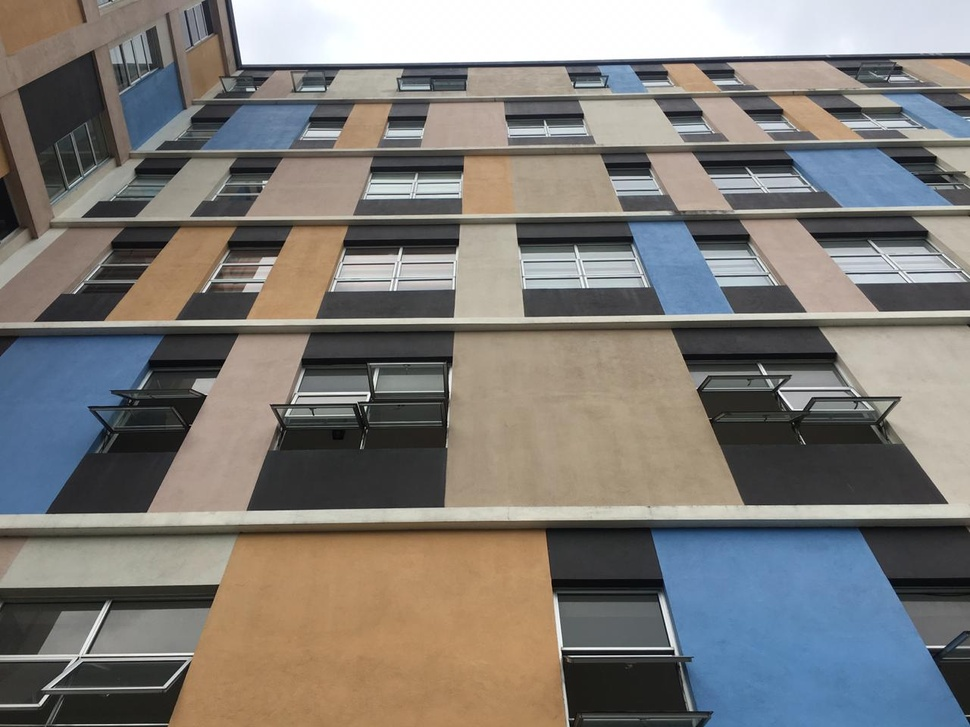
#> input picture Codes/Sample.jpg, 970 x 727 px, shrunk from 1280 x 960 before the run, found by its file name
$ jupyter execute '1.0 Convolution of an image.ipynb'   (older library calls are emulated)
#> lines starting #> are read from the running program, lines starting #| are printed output that depends on the picture
[cell 1]
import cv2

img=cv2.imread('sample.jpg')
#> img is the input picture: shape (727, 970, 3); mean B, G, R 118.8, 122.8, 125.7

from matplotlib import pyplot as plt

plt.imshow(img)

[cell 2]
gray=cv2.cvtColor(img,cv2.COLOR_BGR2GRAY)
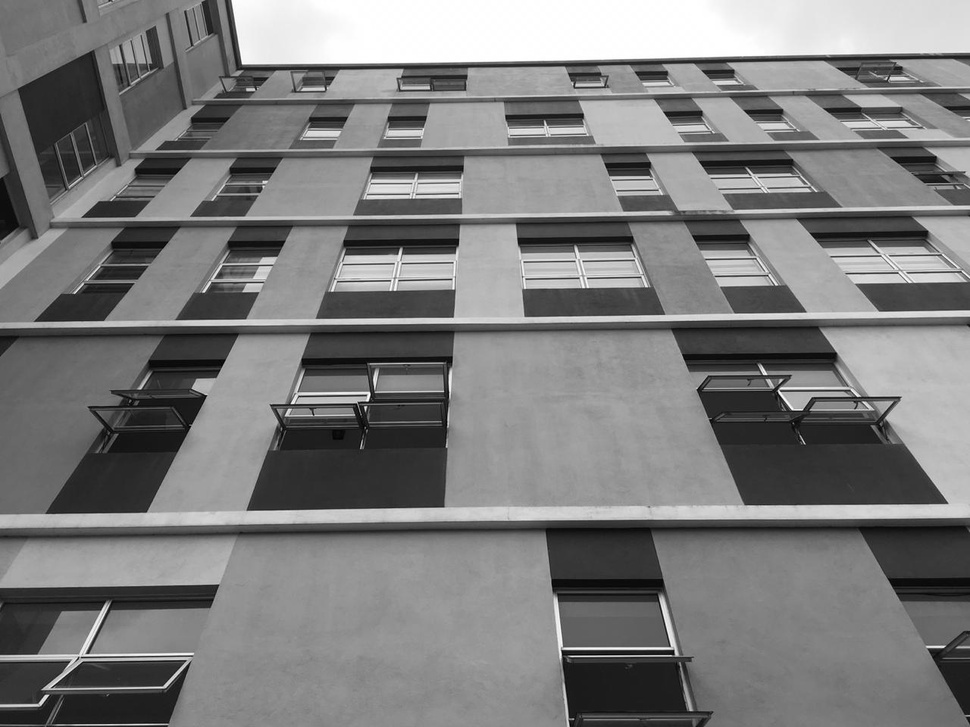
#> gray: shape (727, 970); min 0, max 255, mean 123.2
#gray-result image, img-source image
#cv2.COLOR_BGR2GRAY-color conversion method
#cvtColor function is used to convert color
plt.imshow(gray,cmap='gray')

[cell 3]
import numpy as np

kernel=np.array([[-1,-2,-1],
                 [0,0,0],
                 [1,2,1]],np.float)

conv=cv2.filter2D(gray,-1,kernel)
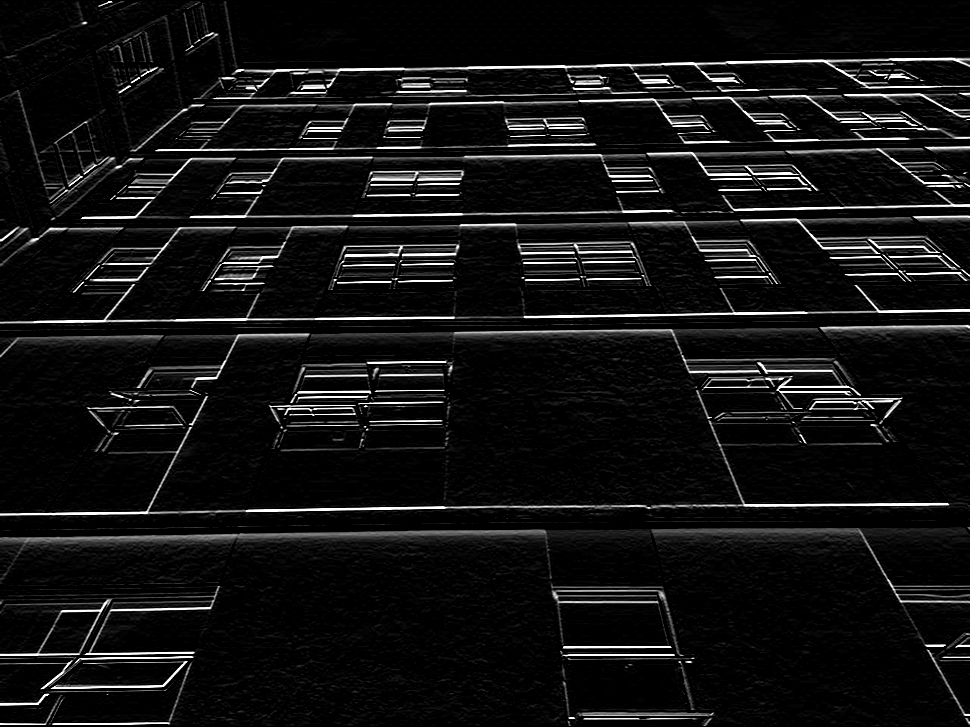
#> conv: shape (727, 970); min 0, max 255, mean 18.5
plt.imshow(conv,cmap='gray')
